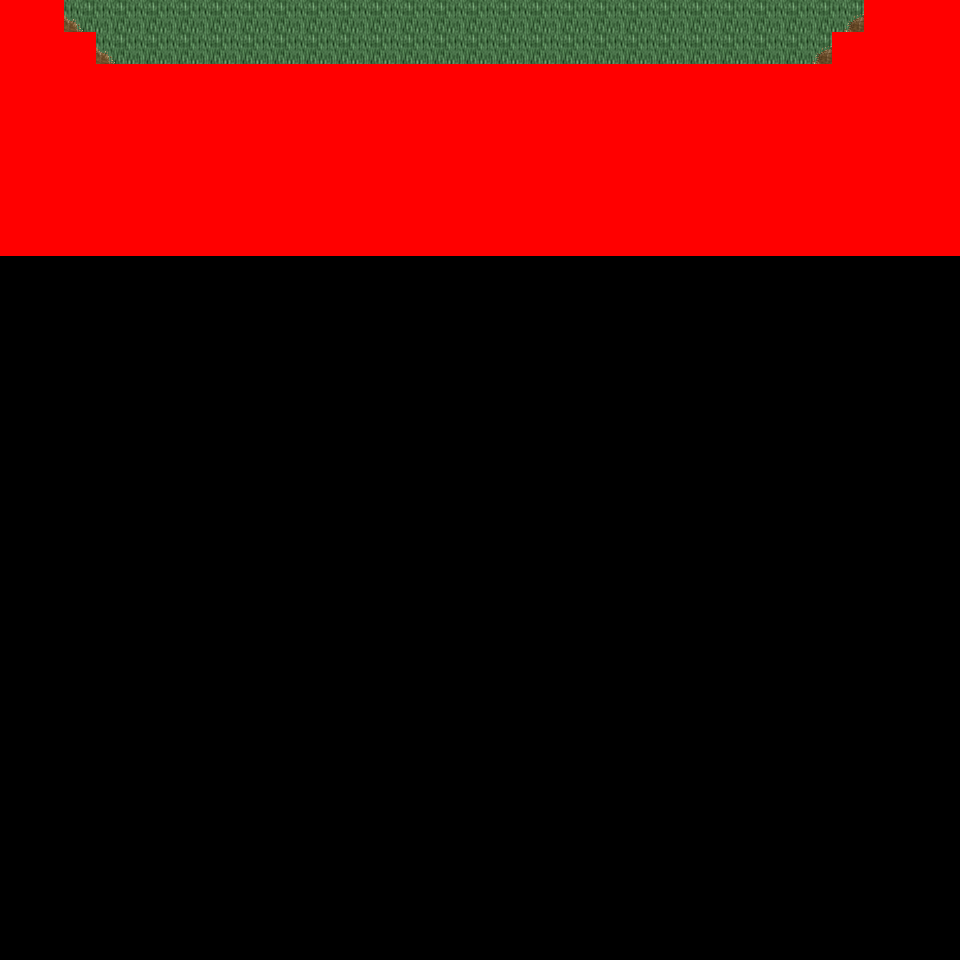

Rendered tile map (Tiled .tmx) drawn with the repository's tilesets; below, a short description and the map source with its tile grids summarised:
An orthogonal 30x30 tile map with 32x32 px tiles, 6 tile layers (Ground, Object, Object2, Above, ...), 8 tilesets and 3 objects (3x mapExit).

<map version="1.0" orientation="orthogonal" renderorder="right-down" width="30" height="30" tilewidth="32" tileheight="32" nextobjectid="4">
  <tileset firstgid="1" name="tileset_logic_collision" tilewidth="32" tileheight="32" tilecount="1" columns="1">
    <image source="../drawable/tileset_logic_collision.png" width="32" height="32" />
  </tileset>
  <tileset firstgid="2" name="tileset_ground_ground" tilewidth="32" tileheight="32" tilecount="33" columns="3">
    <image source="../drawable/tileset_ground_ground.png" width="96" height="352" />
  </tileset>
  <tileset firstgid="35" name="tileset_ground_ridge_earth_pale" tilewidth="32" tileheight="32" tilecount="96" columns="12">
    <image source="../drawable/tileset_ground_ridge_earth_pale.png" width="384" height="256" />
  </tileset>
  <tileset firstgid="131" name="tileset_ground_ridge_earth_dark" tilewidth="32" tileheight="32" tilecount="96" columns="12">
    <image source="../drawable/tileset_ground_ridge_earth_dark.png" width="384" height="256" />
  </tileset>
  <tileset firstgid="227" name="tileset_terrain_desert" tilewidth="32" tileheight="32" tilecount="88" columns="8">
    <image source="../drawable/tileset_terrain_desert.png" width="256" height="352" />
  </tileset>
  <tileset firstgid="315" name="tileset_plant_tree_tree_darkgreen" tilewidth="32" tileheight="32" tilecount="88" columns="8">
    <image source="../drawable/tileset_plant_tree_tree_darkgreen.png" width="256" height="352" />
  </tileset>
  <tileset firstgid="403" name="tileset_ground_sand_2" tilewidth="32" tileheight="32" tilecount="15" columns="5">
    <image source="../drawable/tileset_ground_sand_2.png" width="160" height="96" />
  </tileset>
  <tileset firstgid="418" name="tileset_plant_cactus_2" tilewidth="32" tileheight="32" tilecount="10" columns="5">
    <image source="../drawable/tileset_plant_cactus_2.png" width="160" height="64" />
  </tileset>
  <layer name="Ground" width="30" height="30">
    <data>[900 cells, 240 non-empty, 2 distinct tile ids]</data>
  </layer>
  <layer name="Object" width="30" height="30">
    <data>[900 cells, 92 non-empty, 11 distinct tile ids]</data>
  </layer>
  <layer name="Object2" width="30" height="30">
    <data>[900 cells, 0 non-empty, 0 distinct tile ids]</data>
  </layer>
  <layer name="Above" width="30" height="30">
    <data>[900 cells, 60 non-empty, 6 distinct tile ids]</data>
  </layer>
  <layer name="Above2" width="30" height="30">
    <data>[900 cells, 0 non-empty, 0 distinct tile ids]</data>
  </layer>
  <layer name="Walkable" width="30" height="30">
    <data>[900 cells, 192 non-empty, 1 distinct tile ids]</data>
  </layer>
  <objectgroup name="MapEvents">
    <object id="1" name="north" type="mapExit" x="64" y="0" width="800" height="32">
      <properties>
        <property name="map" value="level_0_x35_y148" />
        <property name="x" value="2" />
        <property name="y" value="28" />
      </properties>
    </object>
    <object id="2" name="west" type="mapExit" x="0" y="256" width="32" height="704">
      <properties>
        <property name="map" value="level_0_x34_y149" />
        <property name="x" value="28" />
        <property name="y" value="8" />
      </properties>
    </object>
    <object id="3" name="east" type="mapExit" x="928" y="256" width="32" height="704">
      <properties>
        <property name="map" value="level_0_x36_y149" />
        <property name="x" value="1" />
        <property name="y" value="8" />
      </properties>
    </object>
  </objectgroup>
</map>
